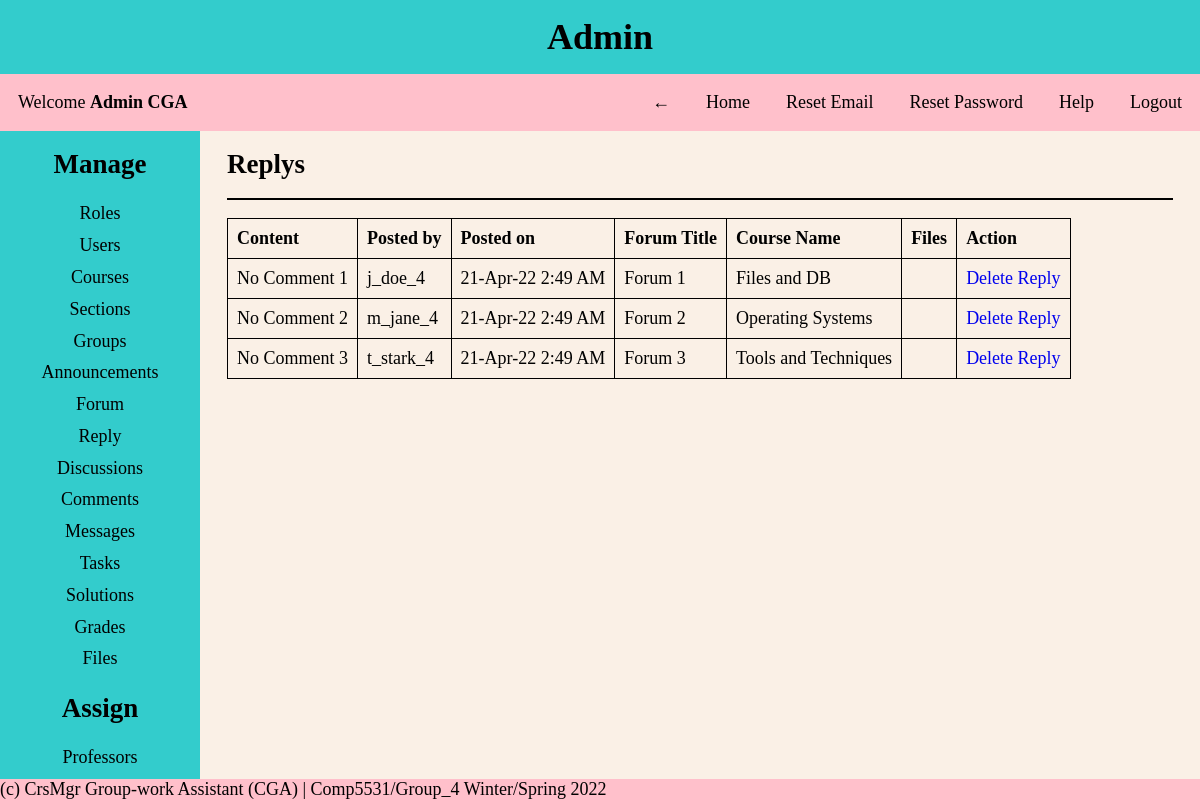
Page /pages/admin.php?page=reply (signed in) on the earlier database version.
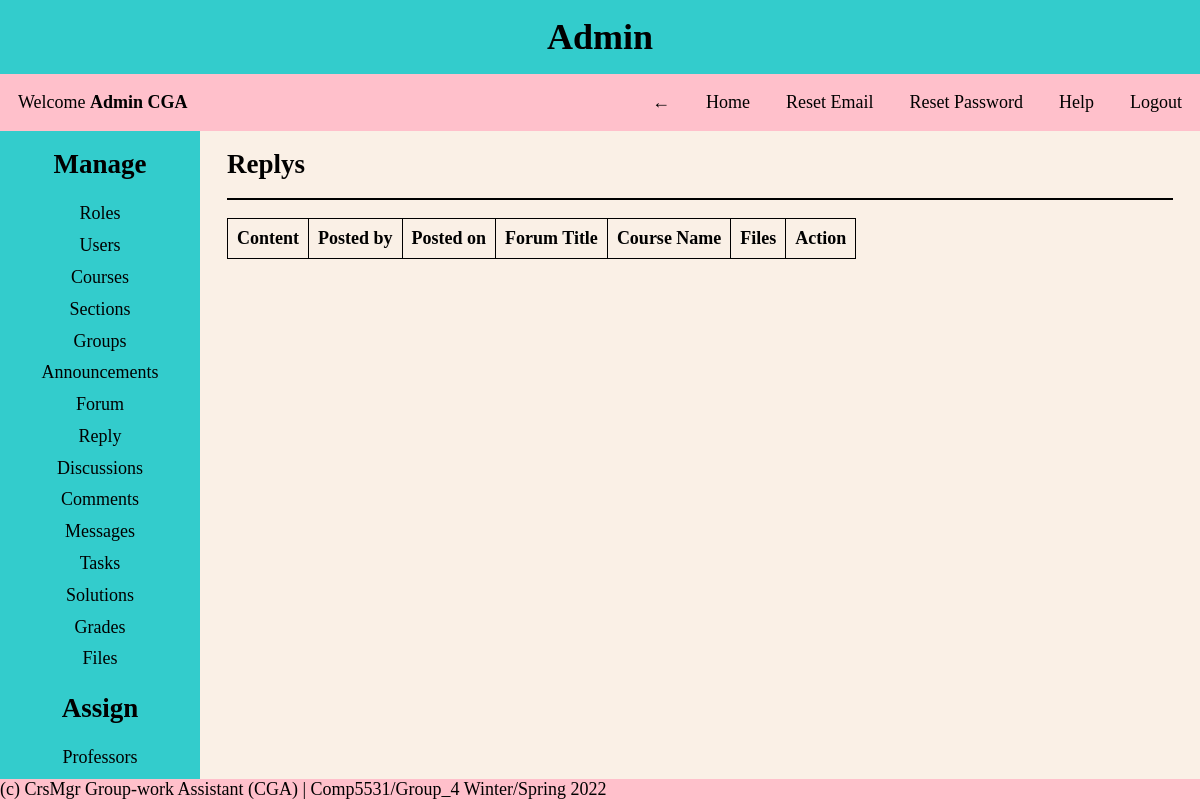
Same page on the later database version.
### tables this page shows
CREATE TABLE Reply
(
  reply_id INT NOT NULL AUTO_INCREMENT PRIMARY KEY,
  reply_content VARCHAR(1024) NOT NULL,
  posted_by_uid INT NOT NULL,
  posted_on DATETIME DEFAULT CURRENT_TIMESTAMP NOT NULL,
  forum_id INT NOT NULL,
  file_id INT,
  FOREIGN KEY (forum_id) REFERENCES Forum(forum_id) ON DELETE CASCADE ON UPDATE CASCADE,
  FOREIGN KEY (file_id) REFERENCES Files(file_id) ON DELETE CASCADE ON UPDATE CASCADE
);

CREATE TABLE Users
(
  user_id INT NOT NULL AUTO_INCREMENT PRIMARY KEY,
  first_name VARCHAR(30) NOT NULL,
  last_name VARCHAR(30) NOT NULL,
  dob DATE NOT NULL,
  email VARCHAR(30) NOT NULL UNIQUE,
  username VARCHAR(30) NOT NULL UNIQUE,
  password VARCHAR(30) NOT NULL,
  created_on DATETIME DEFAULT CURRENT_TIMESTAMP,
  first_login TINYINT NOT NULL,
  role_id INT NOT NULL,
  FOREIGN KEY (role_id) REFERENCES Roles(role_id)
);

CREATE TABLE Forum
(
  forum_id INT NOT NULL AUTO_INCREMENT PRIMARY KEY,
  forum_title VARCHAR(30) NOT NULL,
  forum_content VARCHAR(1024) NOT NULL,
  posted_by_uid INT NOT NULL,
  posted_on DATETIME DEFAULT CURRENT_TIMESTAMP NOT NULL,
  course_id INT NOT NULL,
  file_id INT,
  FOREIGN KEY (course_id) REFERENCES Course(course_id) ON DELETE CASCADE ON UPDATE CASCADE,
  FOREIGN KEY (file_id) REFERENCES Files(file_id) ON DELETE CASCADE ON UPDATE CASCADE
);

CREATE TABLE Course
(
  course_id INT NOT NULL AUTO_INCREMENT PRIMARY KEY,
  course_name VARCHAR(30) NOT NULL UNIQUE,
  course_number INT NOT NULL UNIQUE
);

### helper/functions.php (called while the page is built, shortened)
<?php
function date_convert($date)
{
    $date = strtotime($date);
    return date('d-M-y g:i A', $date);
}

### CRUD/reply.php (the view, shortened to what this page needs)
<div class="content-body">
    <?php
    $query = "SELECT * FROM reply as r
    JOIN forum as f ON f.forum_id = r.forum_id
    JOIN course as c ON c.course_id = f.course_id
    LEFT JOIN files as fl ON fl.file_id = r.file_id
    JOIN users as u ON u.user_id = r.posted_by_uid
    ORDER BY r.reply_id ASC";
    $replys = mysqli_query($conn, $query);
    ?>
    <h2>Replys</h2>
    <hr>
    <table>
        <thead>
            <tr>
                <th>Content</th>
                <th>Posted by</th>
                <th>Posted on</th>
                <th>Forum Title</th>
                <th>Course Name</th>
                <th>Files</th>
                <th>Action</th>
            </tr>
        </thead>
        <tbody>
            <?php foreach ($replys as $row) {
                $id = $row['reply_id'];
                $content = $row['reply_content'];
                $posted_by = $row['username'];
                $posted_on = date_convert($row['posted_on']);
                $forum_title = $row['forum_title'];
                $course_name = $row['course_name'];
                $file_id = $row['file_id'];
                $file_name = $row['file_name'];
            ?>
                <tr>
                    <td><?= $content ?></td>
                    <td><?= $posted_by ?></td>
                    <td><?= $posted_on ?></td>
                    <td><?= $forum_title ?></td>
                    <td><?= $course_name ?></td>
                    <td><a href='?page=reply&download_file=<?= $file_id ?>'><?= $file_name ?></a></td>
                    <td><a href="?page=reply&delete_id=<?= $id ?>&file_id=<?= $file_id ?>" onclick="return confirm('Are you sure you want to delete?')">Delete Reply</a></td>
                </tr>
            <?php } ?>
        </tbody>
    </table>
</div>

### includes/header.php (shortened to what this page needs)
<?php
require_once('../helper/functions.php');
$name = $_SESSION['name'];
$role_name = $_SESSION['role_name'];
?>
<!DOCTYPE html>
<html lang="en">
<head>
    <link rel="stylesheet" href="../styles/style.css">
</head>
<body>
    <header>
        <div class="title-bar">
            <h1><?= $role_name ?></h1>
            <nav>
                <p>Welcome <b><?= $name ?></b></p>
                <ul>
                    <li><a href="javascript:history.go(-1)">&larr;</a></li>
                    <li><a href="?page=home">Home</a></li>
                    <li><a href="../auth/reset-email.php">Reset Email</a></li>
                    <li><a href="../auth/reset-password.php">Reset Password</a></li>
                    <li><a href="?page=help">Help</a></li>
                    <li><a href="../auth/logout.php">Logout</a></li>
                </ul>
            </nav>
        </div>
    </header>

### pages/admin.php (shortened to what this page needs)
<?php require("../includes/header.php"); ?>
<main>
    <div class="main-body">
        <section>
            <div class="col-left">
                <div class="main-menu">
                    <h2>Manage</h2>
                    <ul class="menu-list">
                        <li><a href="?page=roles">Roles</a></li>
                        <li><a href="?page=users">Users</a></li>
                        <li><a href="?page=courses">Courses</a></li>
                        <li><a href="?page=sections">Sections</a></li>
                        <li><a href="?page=groups">Groups</a></li>
                        <li><a href="?page=announcements">Announcements</a></li>
                        <li><a href="?page=forums">Forum</a></li>
                        <li><a href="?page=reply">Reply</a></li>
                        <li><a href="?page=discussions">Discussions</a></li>
                        <li><a href="?page=comments">Comments</a></li>
                        <li><a href="?page=messages">Messages</a></li>
                        <li><a href="?page=task">Tasks</a></li>
                        <li><a href="?page=solution">Solutions</a></li>
                        <li><a href="?page=grades">Grades</a></li>
                        <li><a href="?page=files">Files</a></li>
                    </ul>
                    <h2>Assign</h2>
                    <ul class="menu-list">
                        <li><a href="?page=assign-professors">Professors</a></li>
                        <li><a href="?page=assign-tas">Teaching Assistants</a></li>
                    </ul>
                </div>
            </div>
        </section>
        <section>
            <div class="col-right">
                <?php
                if (isset($_GET['page'])) {
                    $page = $_GET['page'];
                    if (file_exists("../CRUD/" . $page . ".php")) {
                        include("../CRUD/" . $page . ".php");
                    }
                } else {
                    include("../includes/home.php");
                }
                ?>
            </div>
        </section>
    </div>
</main>
<?php require("../includes/footer.php"); ?>

### includes/footer.php (shortened to what this page needs)
<footer>
    <p> (c) CrsMgr Group-work Assistant (CGA) | Comp5531/Group_4 Winter/Spring 2022</p>
</footer>
</body>
</html>

### styles/style.css (style rules this page uses)
* { margin: 0; padding: 0; box-sizing: border-box; }
body { background-color: #faf0e6; font-family: 'Times New Roman', Times, serif; font-size: large; }
li { list-style-type: none; overflow-wrap: break-word; }
a { text-decoration: none; }
header h1 { background: #33cccc; padding: 1rem 0.5rem; text-align: center; font-weight: bolder; }
nav { display: flex; align-items: center; justify-content: space-between; background-color: #ffc0cb; }
nav p { padding: 0 1em; }
nav ul { display: flex; flex-wrap: wrap; }
nav li { list-style-type: none; padding: 1em; }
nav li a { text-decoration: none; color: black; }
.main-body { display: grid; }
section { text-align: center; }
.col-left { overflow: hidden; background-color: #33cccc; padding: 1em 0; height: 84vh; }
hr { border: 1px solid black; margin: 1em 0; }
.main-menu ul { list-style-type: none; }
.menu-list { padding: 1em 0; }
.menu-list li { padding: 0.3em 0; }
.menu-list a { text-decoration: none; color: black; }
.col-right { overflow-y: scroll; text-align: left; padding: 1em; height: 84vh; }
.content-body { padding: 0 0.5em; text-align: left; }
table, th, td { border: 1px solid; border-collapse: collapse; text-align: left; padding: 0.5em; }
footer p { background-color: #ffc0cb; position: fixed; bottom: 0px; width: 100%; }
@media only screen and (min-width: 480px) { .main-body { grid-template-columns: 2fr 4fr; } }
@media only screen and (min-width: 768px) { .main-body { grid-template-columns: 1fr 4fr; } }
@media only screen and (min-width: 1024px) { .main-body { grid-template-columns: 1fr 5fr; } }
@media only screen and (max-height: 900px) { .col-left { overflow-y: scroll; } }
td { max-width: 250px; overflow: hidden; text-overflow: ellipsis; white-space: nowrap; }

Differences in the rows shown:
removed reply: reply_content "No Comment 1", users.username "j_doe_4", forum.posted_on "21-Apr-22 2:49 AM", forum.forum_title "Forum 1", course.course_name "Files and DB"
removed reply: reply_content "No Comment 2", users.username "m_jane_4", forum.posted_on "21-Apr-22 2:49 AM", forum.forum_title "Forum 2", course.course_name "Operating Systems"
removed reply: reply_content "No Comment 3", users.username "t_stark_4", forum.posted_on "21-Apr-22 2:49 AM", forum.forum_title "Forum 3", course.course_name "Tools and Techniques"
